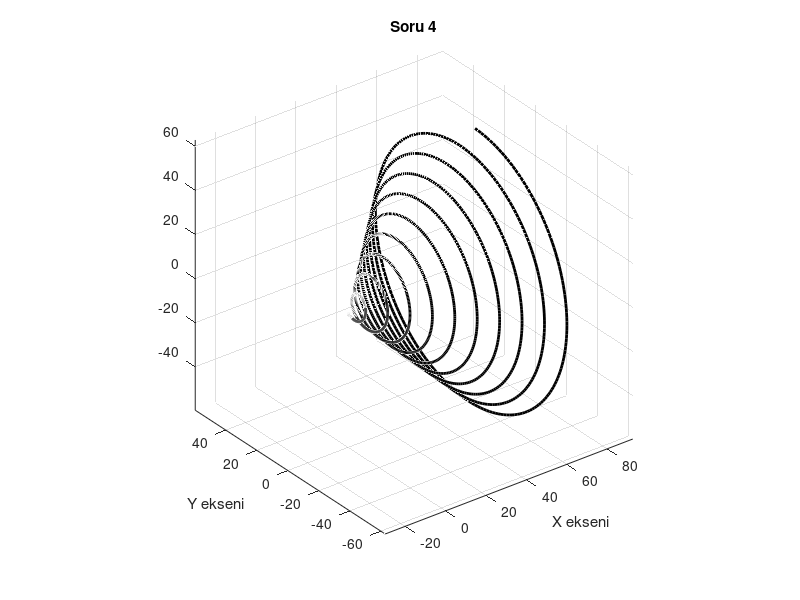

This figure's MATLAB source:
clc;
clear;
x = 0:pi/100:20*pi;
y = x.*sin(x);
z = x.*cos(x);

figure;
plot3(x, y, z, 'k', 'LineWidth', 2);
title('Soru 4');
xlabel('X ekseni'); ylabel('Y ekseni');
grid on; axis equal;
